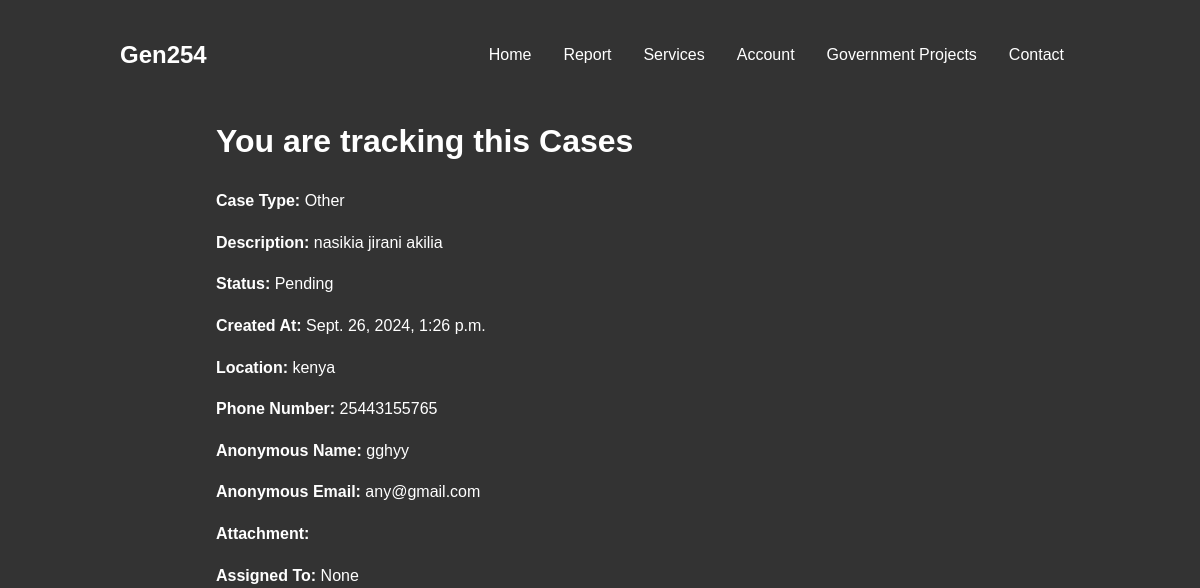
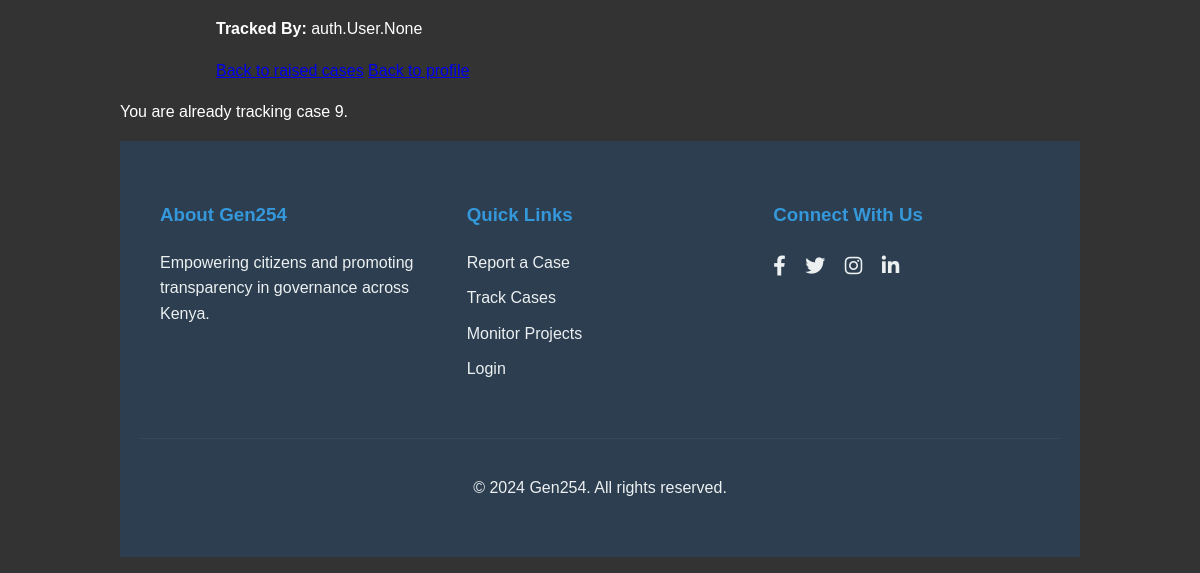
The page /track_case/9/ (signed in) on the database as committed earlier (2 pictures, top to bottom).
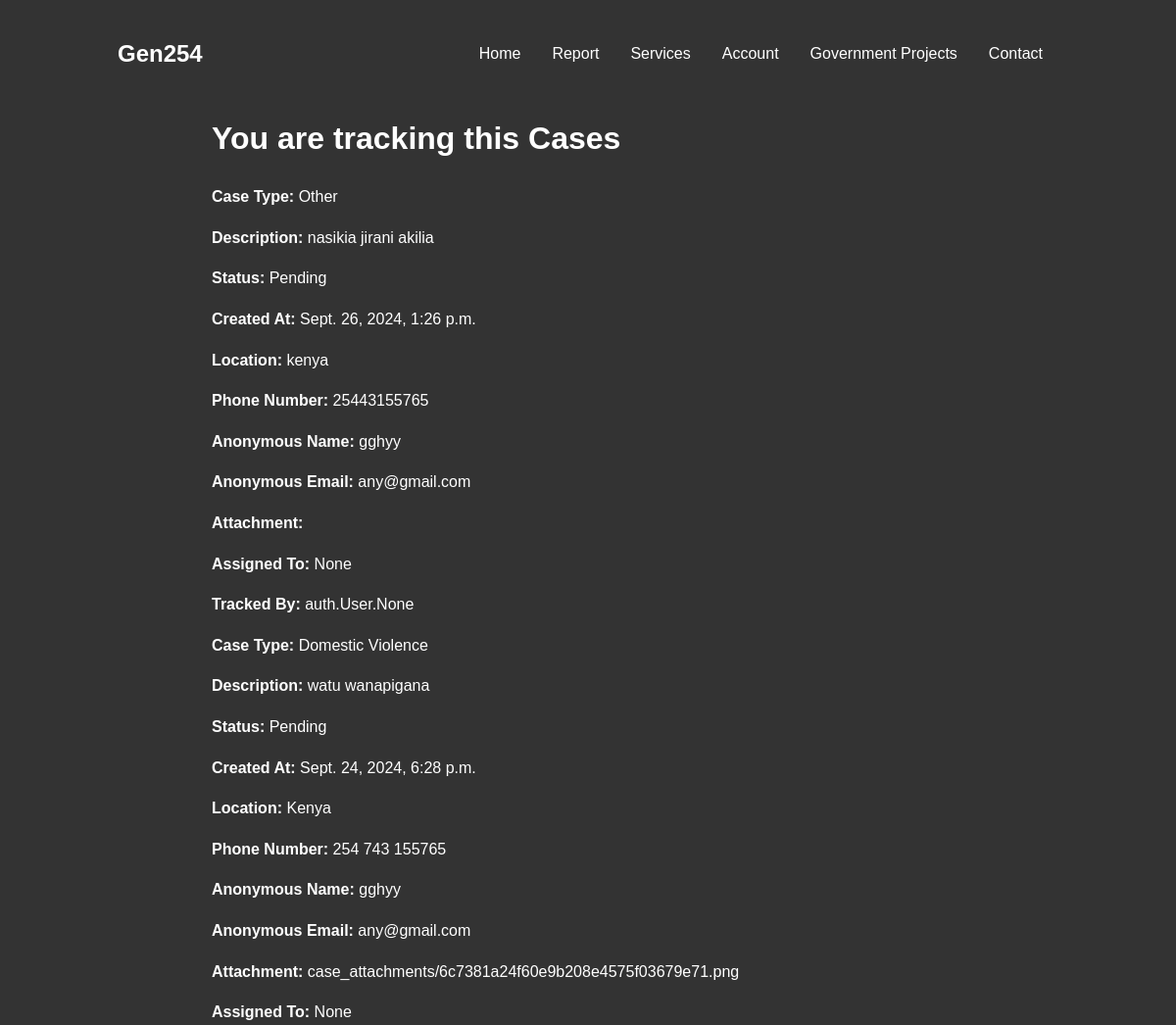
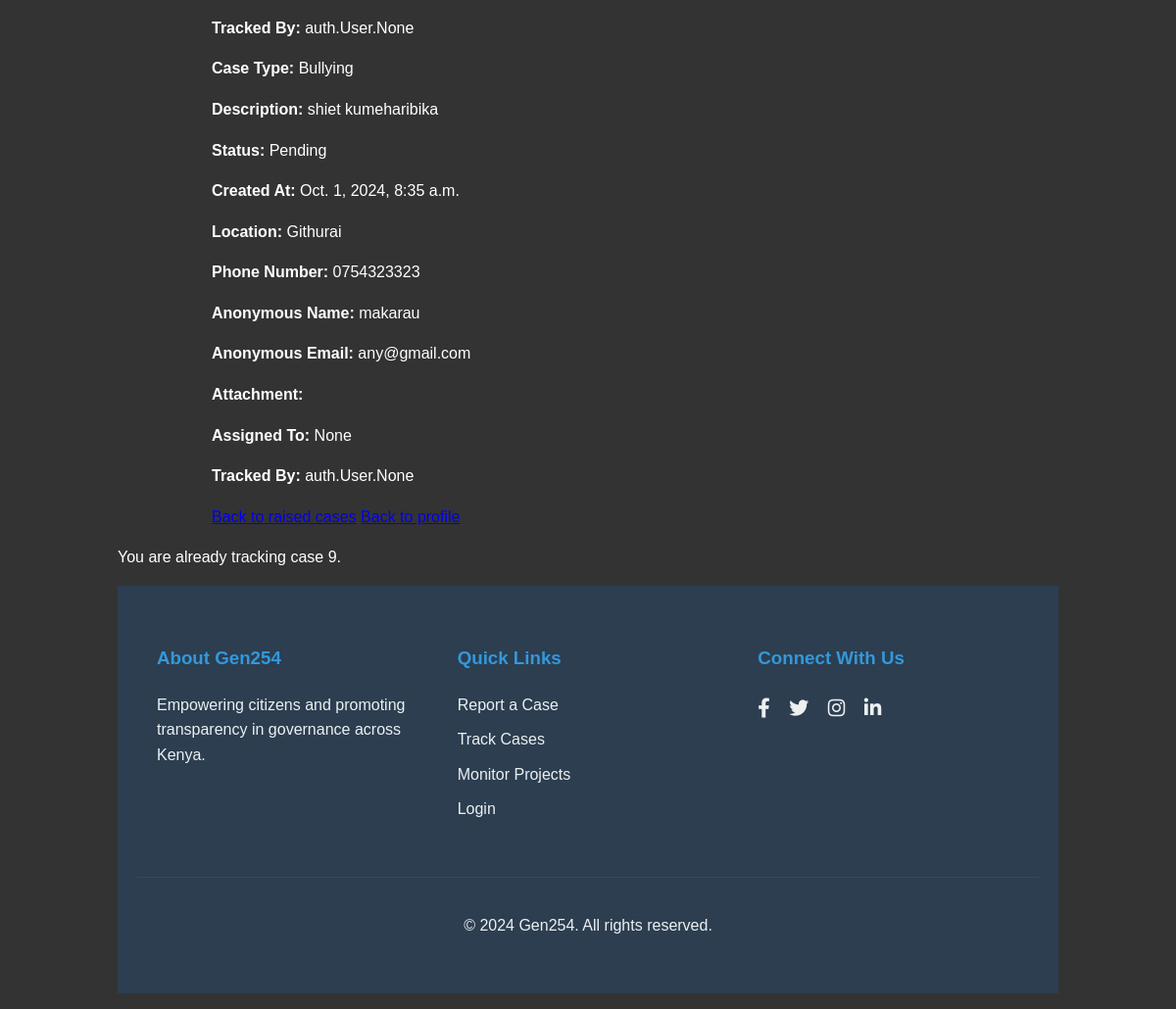
The same page on the database as committed later (2 pictures, top to bottom).
### home/models.py (models this page shows)
class Case(models.Model):
    CASE_TYPES = [
    ('Corruption', 'Corruption'),
    ('Accident', 'Accident'),
    ('Harassment', 'Harassment'),
    ('Sexual Abuse', 'Sexual Abuse'),
    ('Discrimination', 'Discrimination'),
    ('Domestic Violence', 'Domestic Violence'),
    ('Child Abuse', 'Child Abuse'),
    ('Fraud', 'Fraud'),
    ('Workplace Misconduct', 'Workplace Misconduct'),
    ('Cyber Crime', 'Cyber Crime'),
    ('Human Trafficking', 'Human Trafficking'),
    ('Environmental Crime', 'Environmental Crime'),
    ('Bullying', 'Bullying'),
    ('Police Brutality', 'Police Brutality'),
    ('Drug Trafficking', 'Drug Trafficking'),
    ('Land Dispute', 'Land Dispute'),
    ('Tax Evasion', 'Tax Evasion'),
    ('Identity Theft', 'Identity Theft'),
    ('Property Damage', 'Property Damage'),
    ('Fraudulent Financial Institution', 'Fraudulent Financial Institution'),
    ('Terrorism', 'Terrorism'),
    ('Vandalism', 'Vandalism'),
    ('Other', 'Other'),
    ]
    STATUS_CHOICES = [
        ('Pending', 'Pending'),
        ('In Progress', 'In Progress'),
        ('Resolved', 'Resolved'),
    ]
    user = models.ForeignKey(User, on_delete=models.SET_NULL, null=True, blank=True, related_name='cases')
    case_type = models.CharField(max_length=50, choices=CASE_TYPES)
    description = models.TextField()
    anonymous_name = models.CharField(max_length=100,null=True)
    anonymous_email = models.EmailField(null=True,blank=True)
    status = models.CharField(max_length=20, choices=STATUS_CHOICES, default='Pending')
    attachment = models.FileField(upload_to='case_attachments/', null=True, blank=True)  # File upload field
    created_at = models.DateTimeField(auto_now_add=True)
    phone_number = models.CharField(max_length=15,null=True)
    location = models.CharField(max_length=100,null=True)
    tracked_by = models.ManyToManyField(User, related_name='tracked_cases', blank=True)
    assigned_to = models.ForeignKey(Authority,on_delete=models.SET_NULL,null=True,blank=True)

### home/views.py (the view)
# urls.py: path('track_case/<int:case_id>/',views.track_case, name='track_case'),
@login_required
def track_case(request, case_id):
    if case_id:
        case = get_object_or_404(Case, id=case_id)
    else:
        case = None
    user = request.user
    if not case.tracked_by.filter(id=user.id).exists():
        case.tracked_by.add(user)
        messages.success(request, f'Case {case.id} has been added to your tracked cases.')
    else:
        messages.info(request, f'You are already tracking case {case.id}.')
    tracked_cases = user.tracked_cases.all()
    return render(request, 'home/track_case.html', {'tracked_cases': tracked_cases})

### home/templates/home/track_case.html
{% extends 'home/home.html' %}
{% block content %}
<div class="container">
    <h1>You are tracking this Cases</h1>
    {% for case in tracked_cases %}
    <div class="case-card">
        <p><strong>Case Type:</strong> {{case.case_type}}</p>
        <p><strong>Description:</strong> {{case.description}}</p>
        <p><strong>Status:</strong> {{case.status}}</p>
        <p><strong>Created At:</strong> {{case.created_at}}</p>
        <p><strong>Location:</strong> {{case.location}}</p>
        <p><strong>Phone Number:</strong> {{case.phone_number}}</p>
        <p><strong>Anonymous Name:</strong> {{case.anonymous_name}}</p>
        <p><strong>Anonymous Email:</strong> {{case.anonymous_email}}</p>
        <p><strong>Attachment:</strong> {{case.attachment}}</p>
        <p><strong>Assigned To:</strong> {{case.assigned_to}}</p>
        <p><strong>Tracked By:</strong> {{case.tracked_by}}</p>
    </div>
    {% endfor %}
    <a href="{% url 'home:raised_cases' %}" class="back-link">Back to raised cases</a>
    <a href="{% url 'home:profile' %}" class="back-link">Back to profile</a>
</div>
{% for message in messages %}
<p>{{message}}</p>
{% endfor %}
{% endblock %}

Rows that differ between the two databases and show on the page:
now on this page (row unchanged): Case: case_type "Domestic Violence", description "watu wanapigana", status "Pending", created_at "Sept. 24, 2024, 6:28 p.m.", location "Kenya", phone_number "254 743 155765", anonymous_name "gghyy", anonymous_email "any@gmail.com", attachment "case_attachments/6c7381a24f60e9b208e4575f03679e71.png", assigned_to "None", tracked_by "auth.User.None"
added Case: case_type "Bullying", description "shiet kumeharibika", status "Pending", created_at "Oct. 1, 2024, 8:35 a.m.", location "Githurai", phone_number "0754323323", anonymous_name "makarau", anonymous_email "any@gmail.com", assigned_to "None", tracked_by "auth.User.None"
